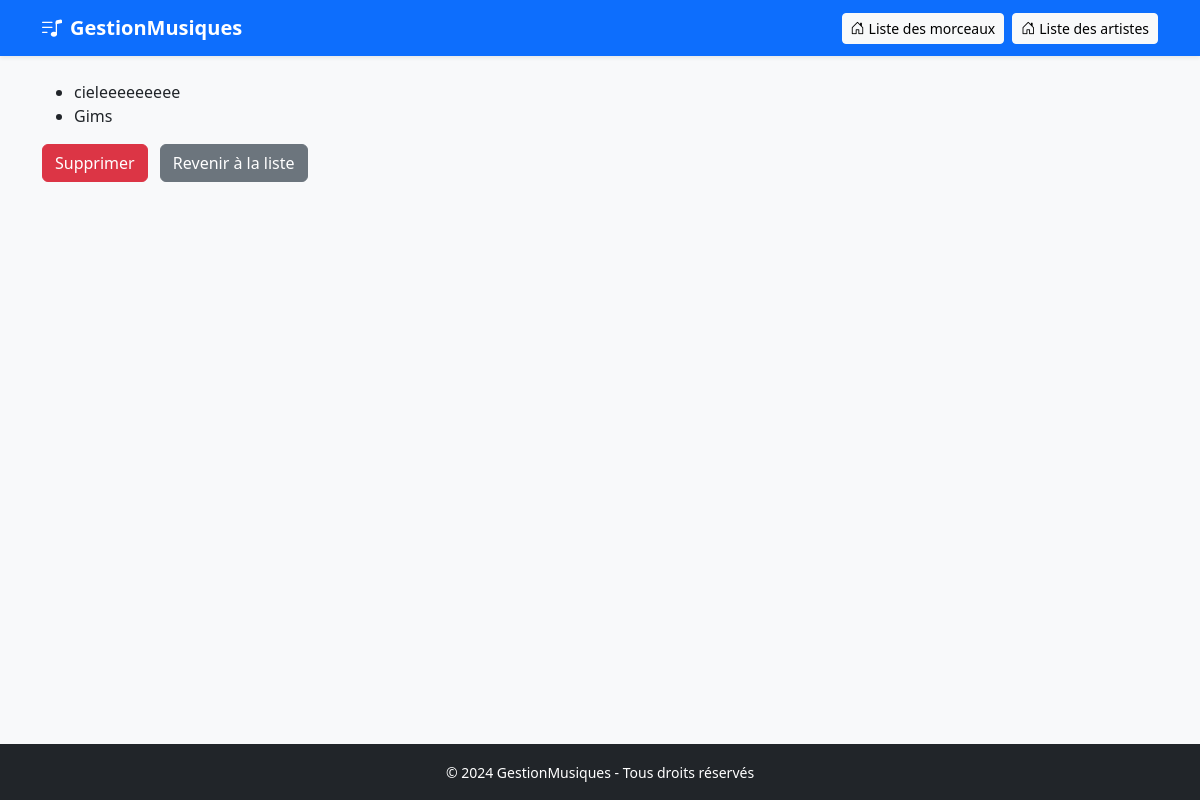
Page /musiques/7/ on the earlier database version.
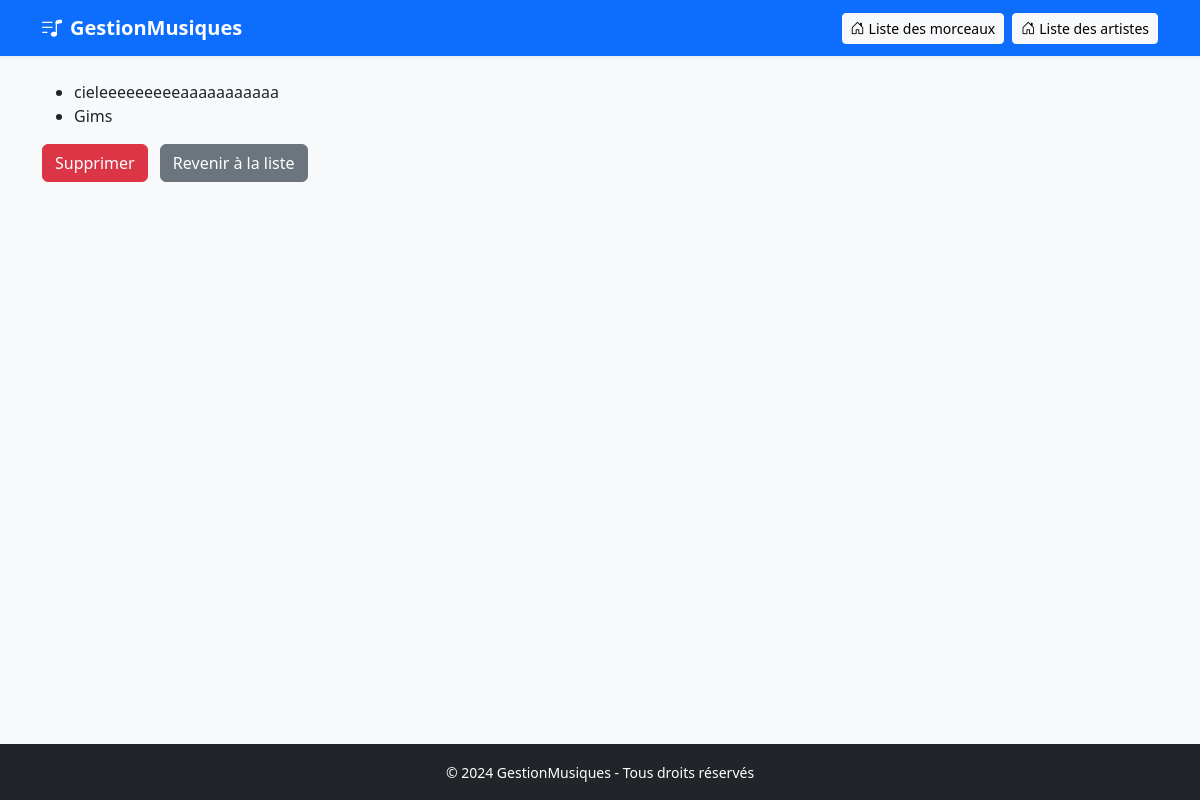
Same page on the later database version.
### musiques/models.py (models this page shows, shortened)
class Morceau(models.Model):
    titre = models.CharField(max_length=64)
    artiste = models.ForeignKey('Artiste', on_delete=models.CASCADE, null=False)
    date_sortie = models.DateField(null=True)

class Artiste(models.Model):
    nom = models.CharField(max_length=64)

### musiques/views.py (the view)
# urls.py: path('<int:pk>/', MorceauDetailView.as_view(), name='morceau-detail'),
class MorceauDetailView(DetailView):
    model = Morceau
    template_name = "musiques/morceau_detail.html"
    context_object_name = "morceau"

### musiques/templates/musiques/morceau_detail.html
{% extends "musiques/base.html" %}
{% block content %}
<ul>
  <li>{{ object.titre }}</li>
  <li>{{ object.artiste.nom }}</li>
</ul>
<a class="btn btn-danger" href="{% url 'musiques:morceau-delete' object.pk %}">Supprimer</a>
<a class="btn btn-secondary ms-2" href="{% url 'musiques:morceau-list' %}">Revenir à la liste</a>
{% endblock %}

Differences in the rows shown:
changed Morceau "Gims": titre "cieleeeeeeeee" → "cieleeeeeeeeeaaaaaaaaaaa"
